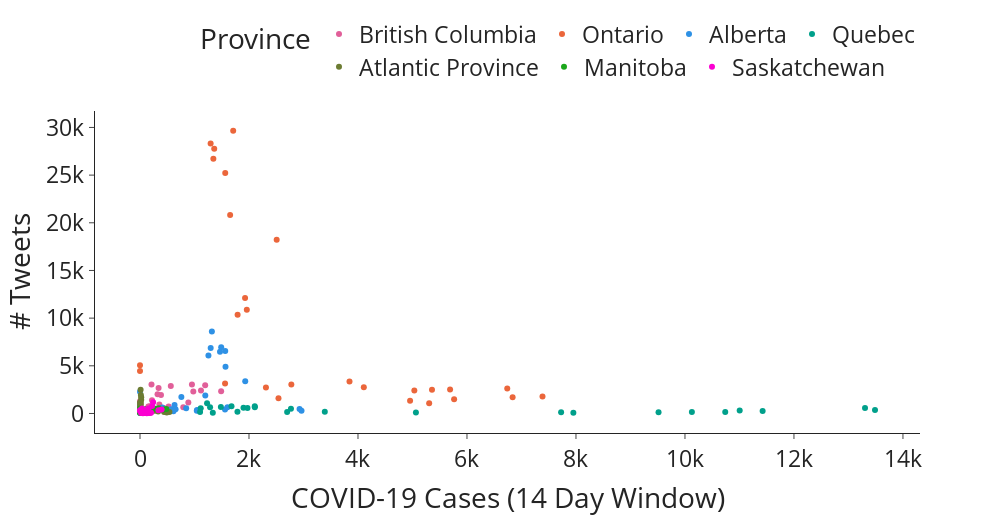

Notebook code cell kept with this figure:
### Code cell
scatter = pd.merge(case_data, counts,  how='inner', left_on=['date','province'], right_on = ['created_at','province']).sort_values(["date","province"])
args = {
    "x": "numtotal_last14",
    "y": "value",
    "color": "province",
    "labels": {"numtotal_last14": "COVID-19 Cases (14 Day Window)", "value": "# Tweets", "province": "Province"},
    "color_discrete_map": PROVINCE_COLOR_MAP
}


fig = px.scatter(scatter,**args)
extra_args = {"height": 520,
              "legend": {"orientation":"h",
                         "yanchor":"bottom",
                         "y":1.07,
                         "xanchor":"right",
                         "x":1
                        }
             }

fig.update_layout(**extra_args,**vis_args)
fp = f"../visualizations/exploratory_analysis/scatter-actvitiy_covid_cases"
fig.write_html(f"{fp}.html")
with open(f"{fp}.pdf", "wb") as f:
    f.write(scope.transform(fig, format="pdf"))
fig.show()

### Figure 1 — Plotly figure (JSON) as saved in the notebook; plotly's stock layout.template omitted (floating-point values rounded to 4 significant figures)
{"data": [{"hovertemplate": "Province=British Columbia<br>COVID-19 Cases (14 Day Window)=%{x}<br># Tweets=%{y}<extra></extra>", "legendgroup": "British Columbia", "marker": {"color": "#E15F99", "symbol": "circle"}, "mode": "markers", "name": "British Columbia", "orientation": "v", "showlegend": true, "type": "scatter", "x": [0, 0, 0, 0, 887, 794, 530, 433, 508, 525, 355, 220, 177, 153, 129, 148, 163, 159, 156, 211, 322, 385, 341, 565, 953, 1119, 1196, 978, 1489], "xaxis": "x", "y": [169, 314, 1112, 1273, 1146, 651, 450, 582, 509, 740, 939, 1379, 766, 735, 435, 492, 478, 365, 432, 3046, 2028, 1931, 2670, 2886, 3034, 2414, 2954, 2303, 2338], "yaxis": "y"}, {"hovertemplate": "Province=Ontario<br>COVID-19 Cases (14 Day Window)=%{x}<br># Tweets=%{y}<extra></extra>", "legendgroup": "Ontario", "marker": {"color": "#EB663B", "symbol": "circle"}, "mode": "markers", "name": "Ontario", "orientation": "v", "showlegend": true, "type": "scatter", "x": [0, 0, 0, 0, 1561, 3844, 5764, 6837, 7386, 6739, 5690, 5034, 5358, 5306, 4956, 4107, 2777, 2541, 2311, 1928, 1791, 1960, 1710, 1362, 1296, 1346, 1564, 1654, 2508], "xaxis": "x", "y": [885, 757, 4462, 5058, 3135, 3367, 1480, 1696, 1786, 2619, 2527, 2422, 2499, 1071, 1340, 2744, 3045, 1587, 2716, 12099, 10344, 10887, 29643, 27773, 28328, 26719, 25222, 20809, 18212], "yaxis": "y"}, {"hovertemplate": "Province=Alberta<br>COVID-19 Cases (14 Day Window)=%{x}<br># Tweets=%{y}<extra></extra>", "legendgroup": "Alberta", "marker": {"color": "#2E91E5", "symbol": "circle"}, "mode": "markers", "name": "Alberta", "orientation": "v", "showlegend": true, "type": "scatter", "x": [0, 0, 0, 634, 1047, 1042, 1560, 2964, 2928, 1604, 847, 579, 361, 323, 409, 534, 614, 653, 759, 1198, 1564, 1256, 1297, 1569, 1319, 1490, 1468, 1931], "xaxis": "x", "y": [220, 2268, 835, 901, 357, 274, 413, 290, 471, 653, 537, 453, 329, 269, 624, 403, 236, 431, 1725, 1898, 6541, 6074, 6868, 4896, 8608, 6936, 6486, 3368], "yaxis": "y"}, {"hovertemplate": "Province=Quebec<br>COVID-19 Cases (14 Day Window)=%{x}<br># Tweets=%{y}<extra></extra>", "legendgroup": "Quebec", "marker": {"color": "#00A08B", "symbol": "circle"}, "mode": "markers", "name": "Quebec", "orientation": "v", "showlegend": true, "type": "scatter", "x": [0, 0, 0, 3391, 7952, 10127, 10739, 11425, 13304, 13487, 11004, 9515, 7727, 5063, 2700, 1788, 1336, 1102, 1231, 1679, 2107, 2106, 1899, 1484, 1114, 1286, 1972, 2770], "xaxis": "x", "y": [63, 428, 304, 190, 84, 166, 160, 264, 572, 355, 312, 122, 122, 113, 168, 192, 89, 143, 1081, 763, 664, 768, 609, 668, 539, 642, 574, 506], "yaxis": "y"}, {"hovertemplate": "Province=Atlantic Province<br>COVID-19 Cases (14 Day Window)=%{x}<br># Tweets=%{y}<extra></extra>", "legendgroup": "Atlantic Province", "marker": {"color": "#6C7C32", "symbol": "circle"}, "mode": "markers", "name": "Atlantic Province", "orientation": "v", "showlegend": true, "type": "scatter", "x": [0, 0, 333, 540, 491, 474, 442, 266, 124, 61, 32, 27, 34, 32, 20, 5, 5, 7, 8, 9, 8, 12, 22, 22, 16, 11, 6], "xaxis": "x", "y": [655, 424, 209, 155, 110, 182, 164, 291, 230, 256, 173, 220, 178, 233, 189, 126, 216, 1208, 802, 916, 966, 1103, 1452, 1701, 1949, 2496, 1140], "yaxis": "y"}, {"hovertemplate": "Province=Manitoba<br>COVID-19 Cases (14 Day Window)=%{x}<br># Tweets=%{y}<extra></extra>", "legendgroup": "Manitoba", "marker": {"color": "#1CA71C", "symbol": "circle"}, "mode": "markers", "name": "Manitoba", "orientation": "v", "showlegend": true, "type": "scatter", "x": [0, 0, 89, 184, 150, 50, 26, 27, 17, 9, 3, 5, 8, 9, 14, 20, 11, 1, 29, 75, 88, 158, 289, 435, 483, 345, 235], "xaxis": "x", "y": [309, 292, 179, 106, 89, 84, 98, 153, 135, 123, 73, 132, 80, 148, 120, 68, 92, 507, 356, 333, 450, 391, 507, 426, 462, 549, 479], "yaxis": "y"}, {"hovertemplate": "Province=Saskatchewan<br>COVID-19 Cases (14 Day Window)=%{x}<br># Tweets=%{y}<extra></extra>", "legendgroup": "Saskatchewan", "marker": {"color": "#FB00D1", "symbol": "circle"}, "mode": "markers", "name": "Saskatchewan", "orientation": "v", "showlegend": true, "type": "scatter", "x": [0, 0, 169, 187, 125, 63, 65, 151, 203, 125, 66, 54, 20, 37, 97, 96, 54, 92, 157, 338, 397, 241, 222, 152, 38, 60, 112], "xaxis": "x", "y": [351, 264, 85, 79, 35, 54, 93, 93, 86, 63, 54, 37, 60, 97, 58, 52, 46, 253, 254, 345, 412, 1175, 773, 518, 510, 403, 401], "yaxis": "y"}], "layout": {"font": {"size": 23}, "height": 520, "legend": {"orientation": "h", "title": {"text": "Province"}, "tracegroupgap": 0, "x": 1, "xanchor": "right", "y": 1.07, "yanchor": "bottom"}, "margin": {"t": 60}, "width": 1000, "xaxis": {"anchor": "y", "domain": [0, 1], "title": {"text": "COVID-19 Cases (14 Day Window)"}}, "yaxis": {"anchor": "x", "domain": [0, 1], "title": {"text": "# Tweets"}}}}
